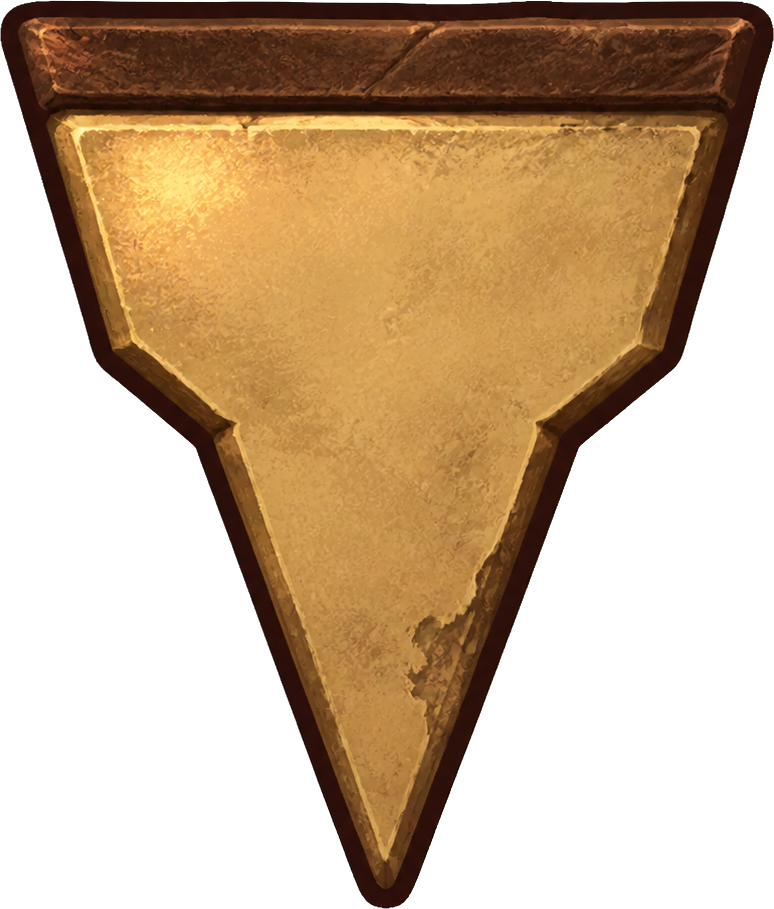
#> input picture assets/source/unitframes/nameplate-target-cue-v1/NameplateTargetCue_SourceV1.png, 774 x 909 px; its folder holds only this picture in this run
$ python build_unitframes_nameplate_target_cue_v1_runtime.py
#> lines starting #> are read from the running program, lines starting #| are printed output that depends on the picture; after the words box and inside, x2 and y2 are one past the last pixel; in counts of white or black regions, pixels touching at a corner belong together
#> in load_source, opened is the input picture: PIL image 774x909 RGBA; mean R, G, B, A 85.1, 59.8, 31.3, 140.3
#!/usr/bin/env python3
"""Promote and export the accepted nameplate target cue at 2 texels/UI."""

from __future__ import annotations

import argparse
import hashlib
import json
import struct
from pathlib import Path
from typing import Any

from PIL import Image, ImageChops


ROOT = Path(__file__).resolve().parents[1]
CANDIDATE = (
    ROOT
    / "generated/nameplates/target-cue/attempt-3/"
    "NP-TARGET-CUE-V1_Attempt3_Candidate.png"
)
SOURCE_DIR = ROOT / "assets/source/unitframes/nameplate-target-cue-v1"
SOURCE = SOURCE_DIR / "NameplateTargetCue_SourceV1.png"
SOURCE_MANIFEST = SOURCE_DIR / "NP-TARGET-CUE-V1_SourceManifest_v1.json"
RUNTIME_MANIFEST = SOURCE_DIR / "NP-TARGET-CUE-V1_RuntimeManifest_v1.json"
RUNTIME = (
    ROOT
    / "addon/AzerothExpeditionUI/Media/UnitFrames/NameplateTargetCueV1.tga"
)

CANDIDATE_SHA256 = (
    "229e0d0a7718c1ef082d18c1ef391964721d1e9a3ac8a8d9ddf0a936cadb084c"
)
RAW_SHA256 = (
    "daf9d495b26c23cfff135c7eac94188b67012ed56d1253d77b7543a9cd2a94a5"
)
SOURCE_SHA256 = (
    "348593fec2f1c42f7bff2c3c7de88981eb0fca9f48ce35abf03417d49c447cfb"
)
CANDIDATE_SIZE = (1254, 1254)
SOURCE_BBOX = (240, 199, 1014, 1108)
SOURCE_SIZE = (774, 909)

LOGICAL_SIZE = (20, 24)
SAMPLED_SIZE = (40, 48)
ART_SAMPLE_SIZE = (40, 47)
TEXTURE_SIZE = (64, 64)
SAMPLE_ORIGIN = (12, 8)
ART_ORIGIN = (12, 9)
TEXELS_PER_UI = 2
RUNTIME_CONTRACT = "1.9"


def sha256(path: Path) -> str:
    return hashlib.sha256(path.read_bytes()).hexdigest()


def pixel_sha256(image: Image.Image) -> str:
    return hashlib.sha256(image.convert("RGBA").tobytes()).hexdigest()


def repository_path(path: Path) -> str:
    return path.resolve().relative_to(ROOT).as_posix()


def transparent_rgb_nonzero(image: Image.Image) -> int:
    return sum(
        1
        for red, green, blue, alpha in image.convert("RGBA").getdata()
        if alpha == 0 and (red or green or blue)
    )


def clear_transparent_rgb(image: Image.Image) -> Image.Image:
    rgba = image.convert("RGBA")
    red, green, blue, alpha = rgba.split()
    visible = alpha.point(lambda value: 255 if value else 0)
#> visible: PIL image 40x47 L; 63.6% white; 6 black regions (4 under 20 px), largest, box (x1, y1, x2, y2) and area: (22, 6, 40, 47) 343, (0, 13, 18, 47) 335
    zero = Image.new("L", rgba.size, 0)
#> zero: PIL image 40x47 L; every value is 0
    return Image.merge(
        "RGBA",
        (
            Image.composite(red, zero, visible),
            Image.composite(green, zero, visible),
            Image.composite(blue, zero, visible),
            alpha,
        ),
    )


def metrics(image: Image.Image) -> dict[str, Any]:
    rgba = image.convert("RGBA")
    alpha = rgba.getchannel("A")
    histogram = alpha.histogram()
    return {
        "size": list(rgba.size),
        "mode": rgba.mode,
        "pixel_sha256": pixel_sha256(rgba),
        "visible_bbox_exclusive": list(alpha.getbbox() or (0, 0, 0, 0)),
        "transparent_pixels": histogram[0],
        "partially_transparent_pixels": sum(histogram[1:255]),
        "opaque_pixels": histogram[255],
        "transparent_rgb_nonzero_pixels": transparent_rgb_nonzero(rgba),
    }


def write_json(path: Path, payload: dict[str, Any]) -> None:
    path.parent.mkdir(parents=True, exist_ok=True)
    path.write_text(
        json.dumps(payload, ensure_ascii=False, indent=2) + "\n",
        encoding="utf-8",
    )


def promote_source() -> None:
    if sha256(CANDIDATE) != CANDIDATE_SHA256:
        raise ValueError("accepted candidate SHA-256 changed")
    with Image.open(CANDIDATE) as opened:
        candidate = opened.convert("RGBA")
    if candidate.size != CANDIDATE_SIZE:
        raise ValueError(f"accepted candidate size changed: {candidate.size}")
    if candidate.getchannel("A").getbbox() != SOURCE_BBOX:
        raise ValueError("accepted candidate Alpha bounds changed")

    source = clear_transparent_rgb(candidate.crop(SOURCE_BBOX))
    if source.size != SOURCE_SIZE:
        raise ValueError(f"promoted source size changed: {source.size}")
    if source.getchannel("A").getbbox() != (0, 0, *SOURCE_SIZE):
        raise ValueError("promoted source contains unexpected transparent margin")

    SOURCE.parent.mkdir(parents=True, exist_ok=True)
    source.save(SOURCE, format="PNG", compress_level=9)


def load_source() -> Image.Image:
    if not SOURCE.is_file():
        raise ValueError("accepted source is missing; run once with --promote")
    source_hash = sha256(SOURCE)
    if SOURCE_SHA256 != "__PROMOTE_ONCE__" and source_hash != SOURCE_SHA256:
        raise ValueError("accepted source SHA-256 changed")
    with Image.open(SOURCE) as opened:
        source = opened.convert("RGBA")
    if source.size != SOURCE_SIZE:
        raise ValueError(f"accepted source size changed: {source.size}")
    if source.getchannel("A").getbbox() != (0, 0, *SOURCE_SIZE):
        raise ValueError("accepted source Alpha bounds changed")
    if transparent_rgb_nonzero(source):
        raise ValueError("accepted source has RGB data under zero Alpha")
    return source


def tga_header(path: Path) -> dict[str, Any]:
    data = path.read_bytes()
    if len(data) < 18:
        raise ValueError("runtime TGA header is incomplete")
    width, height = struct.unpack("<HH", data[12:16])
    return {
        "image_type": data[2],
        "width": width,
        "height": height,
        "bits_per_pixel": data[16],
        "descriptor": data[17],
        "top_origin": bool(data[17] & 0x20),
    }


def export_runtime(source: Image.Image) -> tuple[Image.Image, Image.Image]:
    art = clear_transparent_rgb(
        source.resize(ART_SAMPLE_SIZE, Image.Resampling.LANCZOS)
    )
    sampled = Image.new("RGBA", SAMPLED_SIZE, (0, 0, 0, 0))
#> sampled: PIL image 40x48 RGBA; every value is 0
    sampled.paste(art, (0, 1))

    texture = Image.new("RGBA", TEXTURE_SIZE, (0, 0, 0, 0))
#> texture: PIL image 64x64 RGBA; every value is 0
    texture.paste(sampled, SAMPLE_ORIGIN)
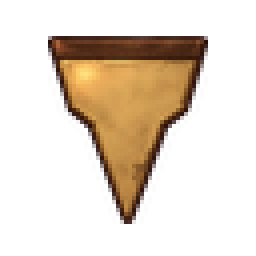
#> texture: PIL image 64x64 RGBA (shown 4 times larger); mean R, G, B, A 40.4, 27.7, 14.5, 64.5; transparent parts drawn white
    texture = clear_transparent_rgb(texture)
#> in clear_transparent_rgb (call 2), `red, green, blue, alpha = rgba.split()`:
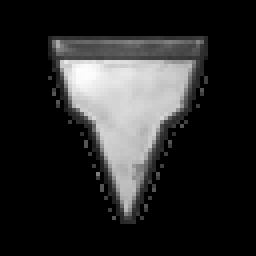
#> red: PIL image 64x64 L (shown 4 times larger); min 0, max 253, mean 40.4
#> in clear_transparent_rgb (call 2), `red, green, blue, alpha = rgba.split()`:
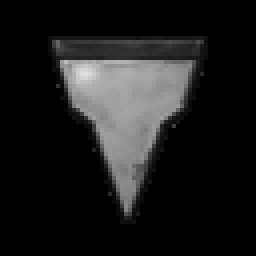
#> green: PIL image 64x64 L (shown 4 times larger); min 0, max 225, mean 27.7
#> in clear_transparent_rgb (call 2), `red, green, blue, alpha = rgba.split()`:
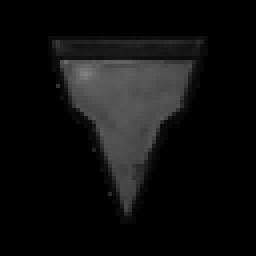
#> blue: PIL image 64x64 L (shown 4 times larger); min 0, max 128, mean 14.5
#> in clear_transparent_rgb (call 2), `visible = alpha.point(lambda value: 255 if value else 0)`:
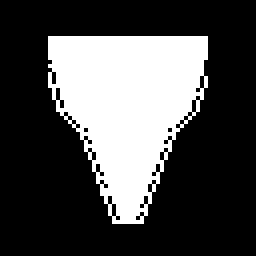
#> visible: PIL image 64x64 L (shown 4 times larger); 29.2% white; 1 white region, box (x1, y1, x2, y2) and area: (12, 9, 52, 56) 1195
#> in clear_transparent_rgb (call 2), `zero = Image.new("L", rgba.size, 0)`: zero: PIL image 64x64 L; every value is 0

    RUNTIME.parent.mkdir(parents=True, exist_ok=True)
    texture.save(RUNTIME, format="TGA")
    with Image.open(RUNTIME) as opened:
        roundtrip = opened.convert("RGBA")
    if ImageChops.difference(roundtrip, texture).getbbox() is not None:
        raise ValueError("TGA roundtrip changed runtime pixels")

    header = tga_header(RUNTIME)
    if (
        header["image_type"] != 2
        or header["bits_per_pixel"] != 32
        or (header["width"], header["height"]) != TEXTURE_SIZE
    ):
        raise ValueError(f"invalid Turtle WoW runtime TGA: {header}")
    return sampled, roundtrip


def write_manifests(
    source: Image.Image,
    sampled: Image.Image,
    runtime: Image.Image,
) -> None:
    source_metrics = metrics(source)
#> in metrics, `alpha = rgba.getchannel("A")`:
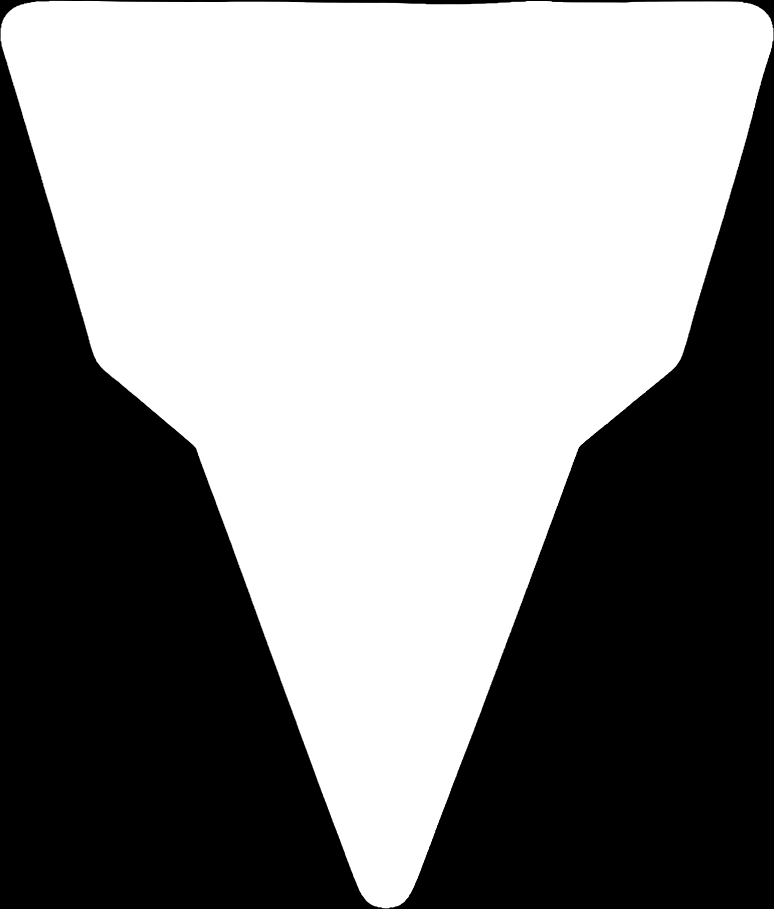
#> alpha: PIL image 774x909 L; min 0, max 255, mean 140.3
#> in metrics, `histogram = alpha.histogram()`: histogram = 256 values, max 385698 at index 255, min 0 at index 1, mean 2748.3
#> source_metrics = 8 items
    sampled_metrics = metrics(sampled)
#> in metrics (call 2), `alpha = rgba.getchannel("A")`:
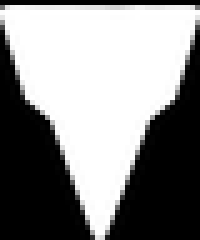
#> alpha: PIL image 40x48 L (shown 5 times larger); min 0, max 255, mean 137.5
#> in metrics (call 2), `histogram = alpha.histogram()`: histogram = 256 values, max 805 at index 255, min 0 at index 8, mean 7.5
#> sampled_metrics = 8 items
    runtime_metrics = metrics(runtime)
#> runtime_metrics = 8 items
    source_hash = sha256(SOURCE)
    runtime_hash = sha256(RUNTIME)
    sample_box = (
        SAMPLE_ORIGIN[0],
        SAMPLE_ORIGIN[1],
        SAMPLE_ORIGIN[0] + SAMPLED_SIZE[0],
        SAMPLE_ORIGIN[1] + SAMPLED_SIZE[1],
    )
    art_box = (
        ART_ORIGIN[0],
        ART_ORIGIN[1],
        ART_ORIGIN[0] + ART_SAMPLE_SIZE[0],
        ART_ORIGIN[1] + ART_SAMPLE_SIZE[1],
    )
    content_uv = [
        sample_box[0] / TEXTURE_SIZE[0],
        sample_box[2] / TEXTURE_SIZE[0],
        sample_box[1] / TEXTURE_SIZE[1],
        sample_box[3] / TEXTURE_SIZE[1],
    ]

    write_json(
        SOURCE_MANIFEST,
        {
            "schema": "aeui-unitframes-nameplate-target-cue-v1-source-manifest-v1",
            "schema_version": 1,
            "module": "unitframes",
            "batch": "NP-TARGET-CUE-V1",
            "component": "UF.NAMEPLATE.TARGET.CUE",
            "status": "accepted-source",
            "phase": "P4",
            "accepted_on": "2026-08-24",
            "user_acceptance": {
                "statement": "用户在候选 3 展示后回复‘ok’，接受该候选 exact visible pixels，并授权正式接入。",
                "accepts_exact_visible_pixels": True,
                "source_promotion_authorized": True,
                "runtime_export_authorized": True,
                "addon_integration_authorized": True,
            },
            "provenance": {
                "executor": "imagegen-0-143-0",
                "production_attempt": 3,
                "actual_imagegen_calls": 3,
                "raw_output_sha256": RAW_SHA256,
                "accepted_candidate_sha256": CANDIDATE_SHA256,
                "candidate_alpha_crop_exclusive": list(SOURCE_BBOX),
                "promotion_postprocess": "crop transparent margin and clear RGB only where Alpha is zero",
                "python_generated_visual_pixels": False,
            },
            "accepted_assets": {
                "source": {
                    "file": repository_path(SOURCE),
                    "sha256": source_hash,
                    "metrics": source_metrics,
                }
            },
            "geometry": {
                "provider": "pfUI.nameplates world nameplate",
                "logical_size": list(LOGICAL_SIZE),
                "sampled_size": list(SAMPLED_SIZE),
                "art_sample_size": list(ART_SAMPLE_SIZE),
                "texture_container": list(TEXTURE_SIZE),
                "texels_per_ui": TEXELS_PER_UI,
                "source_aspect_ratio": round(SOURCE_SIZE[0] / SOURCE_SIZE[1], 6),
                "provider_geometry_changed": False,
            },
            "visual_authority": {
                "global_prompt": "docs/GLOBAL_ART_BASELINE.md",
                "module_prompt": "docs/modules/unitframes/ART_BASELINE.md",
                "submodule_prompt": "docs/modules/unitframes/SUBMODULE_ART_BASELINES.md",
                "submodule_prompt_heading": "UF.NAMEPLATE.TARGET.CUE",
                "component_contract": "docs/modules/unitframes/SUBMODULES.md",
            },
        },
    )

    write_json(
        RUNTIME_MANIFEST,
        {
            "schema": "aeui-unitframes-nameplate-target-cue-v1-runtime-manifest-v1",
            "schema_version": 1,
            "module": "unitframes",
            "component": "UF.NAMEPLATE.TARGET.CUE",
            "status": "runtime-exported-addon-integrated",
            "phase": "P5",
            "runtime_contract": RUNTIME_CONTRACT,
            "source_manifest": repository_path(SOURCE_MANIFEST),
            "route": "unitframes.nameplate-target-cue",
            "runtime": {
                "file": repository_path(RUNTIME),
                "sha256": runtime_hash,
                "logical_size": list(LOGICAL_SIZE),
                "sampled_size": list(SAMPLED_SIZE),
                "art_sample_size": list(ART_SAMPLE_SIZE),
                "texels_per_ui": TEXELS_PER_UI,
                "texture_size": list(TEXTURE_SIZE),
                "sample_box_exclusive": list(sample_box),
                "art_box_exclusive": list(art_box),
                "content_uv": content_uv,
                "tga_header": tga_header(RUNTIME),
                "sampled_metrics": sampled_metrics,
                "texture_metrics": runtime_metrics,
                "source_to_art_sample": [list(SOURCE_SIZE), list(ART_SAMPLE_SIZE)],
            },
            "addon_contract": {
                "provider": "pfUI.nameplates",
                "state": "provider nameplate.istarget",
                "display": "20x24 UI above the visible name or above a shown top-positioned provider raid icon",
                "raid_icon": "provider-owned; parented to the nameplate so health visibility cannot hide it",
                "health_hidden": "personal target cue and provider raid icon remain independently visible",
                "dynamic_owner": "pfUI retains plate discovery, target detection, text, bars, raid marks, clicks, events and SavedVariables",
                "fallback": "hide only the AEUI personal target cue; retain the complete pfUI nameplate",
            },
        },
    )


def parse_args() -> argparse.Namespace:
    parser = argparse.ArgumentParser()
    parser.add_argument(
        "--promote",
        action="store_true",
        help="promote the already accepted generated candidate once",
    )
    return parser.parse_args()


def main() -> int:
    args = parse_args()
    if args.promote:
        promote_source()
    source = load_source()
    sampled, runtime = export_runtime(source)
    write_manifests(source, sampled, runtime)
    print(
        json.dumps(
            {
                "source_sha256": sha256(SOURCE),
                "runtime_tga_sha256": sha256(RUNTIME),
                "source": repository_path(SOURCE),
                "runtime": repository_path(RUNTIME),
                "logical_size": list(LOGICAL_SIZE),
                "sampled_size": list(SAMPLED_SIZE),
                "texture_size": list(TEXTURE_SIZE),
                "content_uv": [12 / 64, 52 / 64, 8 / 64, 56 / 64],
            },
            ensure_ascii=False,
            indent=2,
        )
    )
    return 0


if __name__ == "__main__":
    raise SystemExit(main())
#> (the program exits here)
